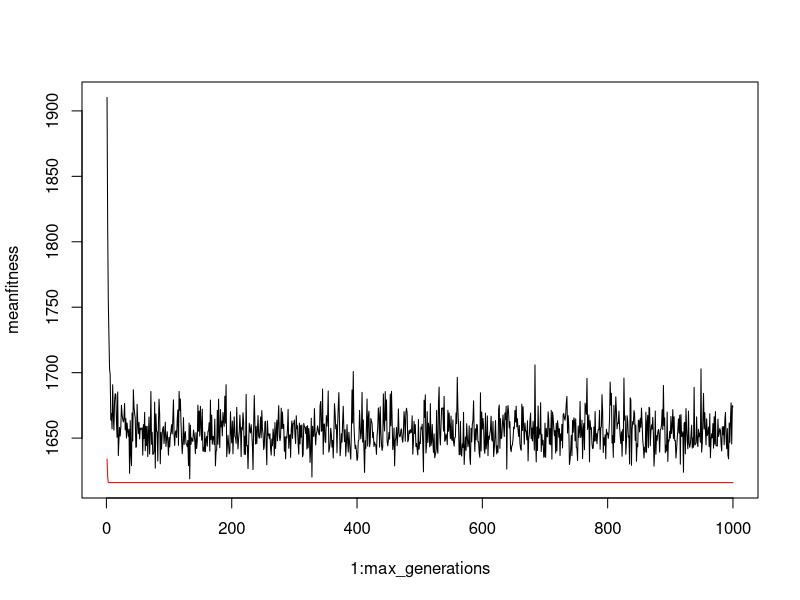

This chart was generated by the following R code:

# Written 14 dec 2018 by Jörgen Ripa
rm(list=ls())
# Main variables:
pop_size <- 50            # popsize is number of chromosomes in the population
gene_number <- 6         # gene number is number of genes in each chromosome, should be one in these simple tasks
max_generations <- 1000    # number of iterations
num_breeed <- 20          # out of the 50 chromsomes (= possible solutions) the 20 best are allowed to reproduce

# genetic operators
mutation_rate <- 0.1    #how large percentage of the genes experience mutations
mutation_free <- 10      # number of top ranked individuals that should be saved from mutation

# Distance table:
Dist <- matrix(c(  0,  267, 602, 506, 262, 282, 
                  267,  0,  412, 467, 341, 214, 
                  602, 412,  0,  305, 467, 321,
                  506, 467, 305,  0,  247, 243, 
                  262, 341, 467, 247,  0,  149,
                  282, 214, 321, 243, 249,  0 ),gene_number,gene_number)

# Define Functions

Create_pop <- function(pop_size,gene_number) {    # This function creates a random population of pop_size chromosomes
   
   Genes <- matrix(nrow=pop_size, ncol=gene_number)
   for(ind in 1:pop_size) {              # For each individual:
      # Generate a random sequence of the entire set of numbers:
      Genes[ind,] <- sample.int(gene_number,gene_number)
   }
   
   
   fitness <- rep(NA,pop_size)
   # pop is a list, a structured variable with information about the population:
   pop <- list(size=pop_size, L=gene_number, Genes=Genes, fitness=fitness)
   return(pop) 
}

Evaluate_fitness <- function(pop,Dist) {
   # Calculate the distance travelled from the first city to the last and then straight back again
   for(ind in 1:pop$size) {
      dsum <- 0
      for (i in 1:(pop$L-1)) {
         dsum <- dsum + Dist[pop$Genes[ind,i],pop$Genes[ind,i+1]]
      }
      # add the return trip:
      dsum <- dsum + Dist[pop$Genes[ind,pop$L],pop$Genes[ind,1]]
      pop$fitness[ind] <- dsum
   }
   return(pop)
}

Sort <- function(pop) {
   # sort the population by fitness.
   # In this case we are looking for a minimum, so the lowest values should come first
   new_order <- order(pop$fitness, decreasing=FALSE)
   # Next, rearrange the population gene matrix and fitness vector:
   pop$Genes <- pop$Genes[new_order,]
   pop$fitness <- pop$fitness[new_order]
   return(pop)
}

Reproduce <- function(pop,num_breeed) {
   # The population reproduces in pairs, in fitness order
   # First indidivudals 1 and 2 mate, next individuals 3 and 4, and so on
   # Offspring replace the parent population from the bottom of the list.
   offspring_pos <- pop$size # where to put the offspring, starting from bottom
   for(parent1 in seq(1, num_breeed, by=2)) {
      parent2 <- parent1 + 1
      # make two offspring per pair
      for (offspring_index in 1:2) {
         offspring <- rep(0,pop$L)
         crossover <- sample.int(pop$L-1,1)
         offspring[1:crossover] <- pop$Genes[parent1,1:crossover]
         # Fill in the rest from parent 2, BUT avoid duplicate cities!!!
         p2 <- pop$Genes[parent2,]
         p2rest <- setdiff(p2,offspring[1:crossover])
         offspring[(crossover+1):pop$L] <- p2rest
         pop$Genes[offspring_pos,] <- offspring
         offspring_pos <- offspring_pos - 1
      }
   }
   return(pop)
}

Mutate <- function(pop, mutation_free, mutation_rate) {
   for(ind in (mutation_free+1):pop$size) {
      if(runif(1) <= mutation_rate) {
         # Mutate an individual by swapping two cities:
         swap_genes <- sample.int(pop$L,2)
         swap_temp <- pop$Genes[ind,swap_genes[1]]
         pop$Genes[ind,swap_genes[1]] <- pop$Genes[ind,swap_genes[2]]
         pop$Genes[ind,swap_genes[2]] <- swap_temp
      }
   }
   return(pop)
}

##############################
# Main program starts here

pop <- Create_pop(pop_size,gene_number)  # calls function that generates random chromosomes
pop <- Evaluate_fitness(pop, Dist)   # calculate fitness for all individuals
pop <- Sort(pop) # Sort according to fitness

# main loop over all of our functions

meantopfitness <- c(0,max_generations) # empty vectors to store results
meanfitness <- c(0,max_generations)

for(generation in 1:max_generations) {  
   pop <- Reproduce(pop,num_breeed)
   pop <- Mutate(pop, mutation_free, mutation_rate)
   pop <- Evaluate_fitness(pop, Dist)   # give back altered population with fitness
   pop <- Sort(pop)
   
   # save statistics:
   meantopfitness[generation] <- mean(pop$fitness[1:5])
   meanfitness[generation] <- mean(pop$fitness)
}

cat("generation:",max_generations,"\n")
cat("mean fitness",meanfitness[max_generations],"\n")
cat("Best fitness:",pop$fitness[1],"\n")
cat("Best solution : " , pop$Genes[1,], "\n")

# plot results
plot(1:max_generations, meanfitness, ylim=c(min(meantopfitness),max(meanfitness)),type="l")
lines( 1:max_generations, meantopfitness, col="red")

